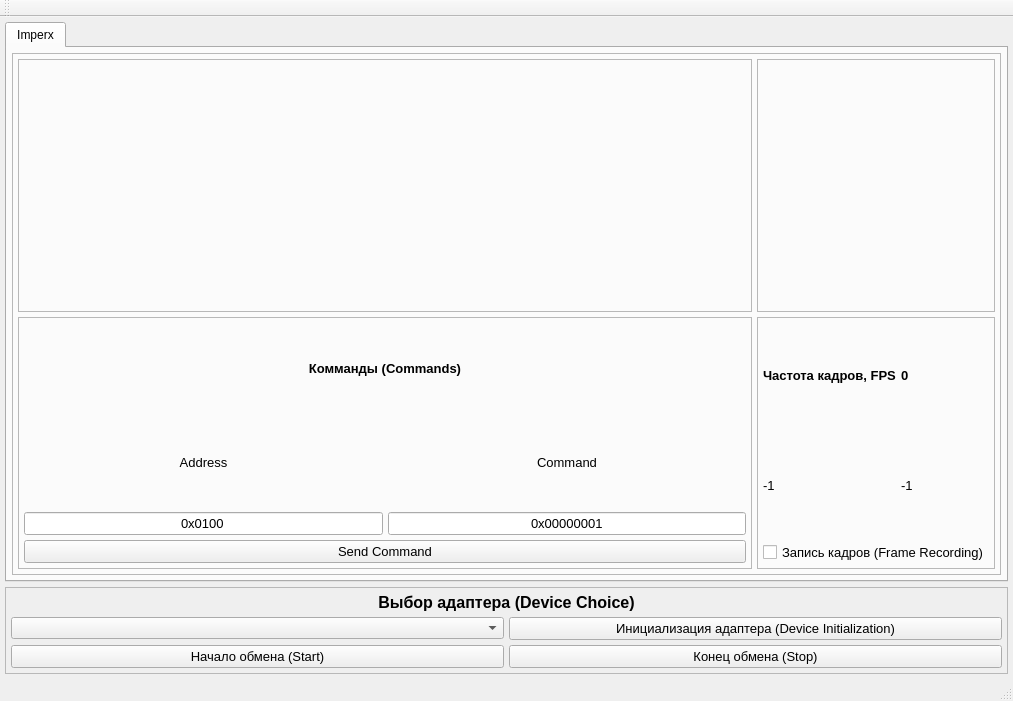
<?xml version="1.0" encoding="UTF-8"?>
<ui version="4.0">
 <class>MainWindow</class>
 <widget class="QMainWindow" name="MainWindow">
  <property name="geometry">
   <rect>
    <x>0</x>
    <y>0</y>
    <width>1013</width>
    <height>701</height>
   </rect>
  </property>
  <property name="windowTitle">
   <string>Grouping_Base</string>
  </property>
  <widget class="QWidget" name="centralWidget">
   <layout class="QGridLayout" name="gridLayout_2">
    <property name="leftMargin">
     <number>5</number>
    </property>
    <property name="topMargin">
     <number>5</number>
    </property>
    <property name="rightMargin">
     <number>5</number>
    </property>
    <property name="bottomMargin">
     <number>5</number>
    </property>
    <property name="spacing">
     <number>5</number>
    </property>
    <item row="0" column="0">
     <layout class="QGridLayout" name="pGridLayout_Common">
      <property name="spacing">
       <number>5</number>
      </property>
      <item row="0" column="0">
       <widget class="QTabWidget" name="pTabWidget">
        <property name="currentIndex">
         <number>0</number>
        </property>
        <widget class="QWidget" name="pTab_Imperx">
         <attribute name="title">
          <string>Imperx</string>
         </attribute>
         <layout class="QGridLayout" name="gridLayout_3">
          <property name="leftMargin">
           <number>5</number>
          </property>
          <property name="topMargin">
           <number>5</number>
          </property>
          <property name="rightMargin">
           <number>5</number>
          </property>
          <property name="bottomMargin">
           <number>5</number>
          </property>
          <property name="spacing">
           <number>5</number>
          </property>
          <item row="1" column="0">
           <layout class="QGridLayout" name="pGridLayout_Imperx_"/>
          </item>
          <item row="0" column="0">
           <widget class="QFrame" name="pFrame_Imperx">
            <property name="frameShape">
             <enum>QFrame::StyledPanel</enum>
            </property>
            <property name="frameShadow">
             <enum>QFrame::Raised</enum>
            </property>
            <layout class="QGridLayout" name="pGridLayout_Imperx_2">
             <property name="leftMargin">
              <number>5</number>
             </property>
             <property name="topMargin">
              <number>5</number>
             </property>
             <property name="rightMargin">
              <number>5</number>
             </property>
             <property name="bottomMargin">
              <number>5</number>
             </property>
             <property name="spacing">
              <number>5</number>
             </property>
             <item row="0" column="0">
              <layout class="QGridLayout" name="pGridLayout_Imperx">
               <property name="spacing">
                <number>5</number>
               </property>
               <item row="0" column="0">
                <widget class="QFrame" name="pFrame_FrameChoice">
                 <property name="frameShape">
                  <enum>QFrame::StyledPanel</enum>
                 </property>
                 <property name="frameShadow">
                  <enum>QFrame::Plain</enum>
                 </property>
                 <layout class="QGridLayout" name="gridLayout_9">
                  <property name="leftMargin">
                   <number>5</number>
                  </property>
                  <property name="topMargin">
                   <number>5</number>
                  </property>
                  <property name="rightMargin">
                   <number>5</number>
                  </property>
                  <property name="bottomMargin">
                   <number>5</number>
                  </property>
                  <property name="spacing">
                   <number>5</number>
                  </property>
                  <item row="0" column="0">
                   <layout class="QGridLayout" name="pGridLayout_FrameChoice">
                    <property name="spacing">
                     <number>5</number>
                    </property>
                   </layout>
                  </item>
                 </layout>
                </widget>
               </item>
               <item row="0" column="1">
                <widget class="QFrame" name="pFrame_Timing">
                 <property name="frameShape">
                  <enum>QFrame::StyledPanel</enum>
                 </property>
                 <property name="frameShadow">
                  <enum>QFrame::Plain</enum>
                 </property>
                 <layout class="QGridLayout" name="gridLayout_11">
                  <property name="leftMargin">
                   <number>5</number>
                  </property>
                  <property name="topMargin">
                   <number>5</number>
                  </property>
                  <property name="rightMargin">
                   <number>5</number>
                  </property>
                  <property name="bottomMargin">
                   <number>5</number>
                  </property>
                  <property name="spacing">
                   <number>5</number>
                  </property>
                 </layout>
                </widget>
               </item>
               <item row="1" column="0">
                <widget class="QFrame" name="pFrame_Commands">
                 <property name="frameShape">
                  <enum>QFrame::StyledPanel</enum>
                 </property>
                 <property name="frameShadow">
                  <enum>QFrame::Plain</enum>
                 </property>
                 <layout class="QGridLayout" name="gridLayout_18">
                  <property name="leftMargin">
                   <number>5</number>
                  </property>
                  <property name="topMargin">
                   <number>5</number>
                  </property>
                  <property name="rightMargin">
                   <number>5</number>
                  </property>
                  <property name="bottomMargin">
                   <number>5</number>
                  </property>
                  <property name="spacing">
                   <number>5</number>
                  </property>
                  <item row="0" column="0">
                   <layout class="QGridLayout" name="pGridLayout_Commands">
                    <property name="spacing">
                     <number>5</number>
                    </property>
                    <item row="1" column="0">
                     <widget class="QLabel" name="pLabel_Address">
                      <property name="font">
                       <font>
                        <family>Arial</family>
                        <pointsize>10</pointsize>
                       </font>
                      </property>
                      <property name="text">
                       <string>Address</string>
                      </property>
                      <property name="alignment">
                       <set>Qt::AlignCenter</set>
                      </property>
                     </widget>
                    </item>
                    <item row="1" column="1">
                     <widget class="QLabel" name="pLabel_Command">
                      <property name="font">
                       <font>
                        <family>Arial</family>
                        <pointsize>10</pointsize>
                       </font>
                      </property>
                      <property name="text">
                       <string>Command</string>
                      </property>
                      <property name="alignment">
                       <set>Qt::AlignCenter</set>
                      </property>
                     </widget>
                    </item>
                    <item row="2" column="0">
                     <widget class="QLineEdit" name="pLineEdit_Address">
                      <property name="font">
                       <font>
                        <family>Arial</family>
                        <pointsize>10</pointsize>
                       </font>
                      </property>
                      <property name="inputMask">
                       <string>\0\x&gt;HHHH</string>
                      </property>
                      <property name="text">
                       <string>0x0100</string>
                      </property>
                      <property name="alignment">
                       <set>Qt::AlignCenter</set>
                      </property>
                     </widget>
                    </item>
                    <item row="2" column="1">
                     <widget class="QLineEdit" name="pLineEdit_Command">
                      <property name="font">
                       <font>
                        <family>Arial</family>
                        <pointsize>10</pointsize>
                       </font>
                      </property>
                      <property name="inputMask">
                       <string>\0\x&gt;HHHHHHHH</string>
                      </property>
                      <property name="text">
                       <string>0x00000001</string>
                      </property>
                      <property name="alignment">
                       <set>Qt::AlignCenter</set>
                      </property>
                     </widget>
                    </item>
                    <item row="3" column="0" colspan="2">
                     <widget class="QPushButton" name="pPushButton_SendCommand">
                      <property name="font">
                       <font>
                        <family>Arial</family>
                        <pointsize>10</pointsize>
                       </font>
                      </property>
                      <property name="text">
                       <string>Send Command</string>
                      </property>
                     </widget>
                    </item>
                    <item row="0" column="0" colspan="2">
                     <widget class="QLabel" name="pLabel_Commands_Title">
                      <property name="font">
                       <font>
                        <family>Arial</family>
                        <pointsize>10</pointsize>
                        <weight>75</weight>
                        <bold>true</bold>
                       </font>
                      </property>
                      <property name="text">
                       <string>Комманды (Commands)</string>
                      </property>
                      <property name="alignment">
                       <set>Qt::AlignCenter</set>
                      </property>
                     </widget>
                    </item>
                   </layout>
                  </item>
                 </layout>
                </widget>
               </item>
               <item row="1" column="1">
                <widget class="QFrame" name="pFrame_Info">
                 <property name="frameShape">
                  <enum>QFrame::StyledPanel</enum>
                 </property>
                 <property name="frameShadow">
                  <enum>QFrame::Plain</enum>
                 </property>
                 <layout class="QGridLayout" name="gridLayout_19">
                  <property name="leftMargin">
                   <number>5</number>
                  </property>
                  <property name="topMargin">
                   <number>5</number>
                  </property>
                  <property name="rightMargin">
                   <number>5</number>
                  </property>
                  <property name="bottomMargin">
                   <number>5</number>
                  </property>
                  <property name="spacing">
                   <number>5</number>
                  </property>
                  <item row="0" column="0">
                   <layout class="QGridLayout" name="pGridLayout_Info">
                    <property name="spacing">
                     <number>5</number>
                    </property>
                    <item row="0" column="0">
                     <widget class="QLabel" name="pLabel_FPS_Title">
                      <property name="font">
                       <font>
                        <family>Arial</family>
                        <pointsize>10</pointsize>
                        <weight>75</weight>
                        <bold>true</bold>
                       </font>
                      </property>
                      <property name="text">
                       <string>Частота кадров, FPS</string>
                      </property>
                     </widget>
                    </item>
                    <item row="1" column="0">
                     <widget class="QLabel" name="pLabel_TimerCounter">
                      <property name="font">
                       <font>
                        <family>Arial</family>
                        <pointsize>10</pointsize>
                       </font>
                      </property>
                      <property name="text">
                       <string>-1</string>
                      </property>
                     </widget>
                    </item>
                    <item row="0" column="1">
                     <widget class="QLabel" name="pLabel_FPS">
                      <property name="font">
                       <font>
                        <family>Arial</family>
                        <pointsize>10</pointsize>
                        <weight>75</weight>
                        <bold>true</bold>
                       </font>
                      </property>
                      <property name="text">
                       <string>0</string>
                      </property>
                     </widget>
                    </item>
                    <item row="1" column="1">
                     <widget class="QLabel" name="pLabel_FrameCounter">
                      <property name="font">
                       <font>
                        <family>Arial</family>
                        <pointsize>10</pointsize>
                       </font>
                      </property>
                      <property name="text">
                       <string>-1</string>
                      </property>
                     </widget>
                    </item>
                    <item row="2" column="0" colspan="2">
                     <widget class="QCheckBox" name="pCheckBox_FrameRecording">
                      <property name="font">
                       <font>
                        <family>Arial</family>
                        <pointsize>10</pointsize>
                       </font>
                      </property>
                      <property name="text">
                       <string>Запись кадров (Frame Recording)</string>
                      </property>
                     </widget>
                    </item>
                   </layout>
                  </item>
                 </layout>
                </widget>
               </item>
              </layout>
             </item>
            </layout>
           </widget>
          </item>
         </layout>
        </widget>
       </widget>
      </item>
     </layout>
    </item>
    <item row="1" column="0">
     <widget class="QFrame" name="pFrame_EthernetAdapter">
      <property name="frameShape">
       <enum>QFrame::StyledPanel</enum>
      </property>
      <property name="frameShadow">
       <enum>QFrame::Plain</enum>
      </property>
      <layout class="QGridLayout" name="gridLayout_8">
       <property name="leftMargin">
        <number>5</number>
       </property>
       <property name="topMargin">
        <number>5</number>
       </property>
       <property name="rightMargin">
        <number>5</number>
       </property>
       <property name="bottomMargin">
        <number>5</number>
       </property>
       <property name="spacing">
        <number>5</number>
       </property>
       <item row="0" column="0">
        <layout class="QGridLayout" name="pGridLayout_EthernetAdapter">
         <property name="spacing">
          <number>5</number>
         </property>
         <item row="1" column="1">
          <widget class="QPushButton" name="pPushButton_DeviceInitialization">
           <property name="font">
            <font>
             <family>Arial</family>
             <pointsize>10</pointsize>
            </font>
           </property>
           <property name="text">
            <string>Инициализация адаптера (Device Initialization)</string>
           </property>
          </widget>
         </item>
         <item row="1" column="0">
          <widget class="QComboBox" name="pComboBox_DeviceChoice"/>
         </item>
         <item row="2" column="0">
          <widget class="QPushButton" name="pPushButton_Start">
           <property name="font">
            <font>
             <family>Arial</family>
             <pointsize>10</pointsize>
            </font>
           </property>
           <property name="text">
            <string>Начало обмена (Start)</string>
           </property>
          </widget>
         </item>
         <item row="2" column="1">
          <widget class="QPushButton" name="pPushButton_Stop">
           <property name="font">
            <font>
             <family>Arial</family>
             <pointsize>10</pointsize>
            </font>
           </property>
           <property name="text">
            <string>Конец обмена (Stop)</string>
           </property>
          </widget>
         </item>
         <item row="0" column="0" colspan="2">
          <widget class="QLabel" name="pLabel_DeviceChoice">
           <property name="font">
            <font>
             <family>Arial</family>
             <pointsize>12</pointsize>
             <weight>75</weight>
             <bold>true</bold>
            </font>
           </property>
           <property name="text">
            <string>Выбор адаптера (Device Choice)</string>
           </property>
           <property name="alignment">
            <set>Qt::AlignCenter</set>
           </property>
          </widget>
         </item>
        </layout>
       </item>
      </layout>
     </widget>
    </item>
   </layout>
  </widget>
  <widget class="QMenuBar" name="menuBar">
   <property name="geometry">
    <rect>
     <x>0</x>
     <y>0</y>
     <width>1013</width>
     <height>21</height>
    </rect>
   </property>
  </widget>
  <widget class="QToolBar" name="mainToolBar">
   <attribute name="toolBarArea">
    <enum>TopToolBarArea</enum>
   </attribute>
   <attribute name="toolBarBreak">
    <bool>false</bool>
   </attribute>
  </widget>
  <widget class="QStatusBar" name="statusBar"/>
 </widget>
 <layoutdefault spacing="6" margin="11"/>
 <resources/>
 <connections/>
</ui>
